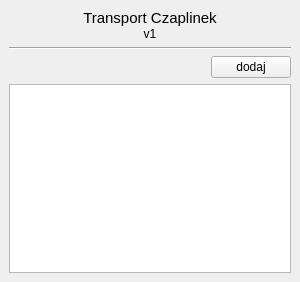
<?xml version="1.0" encoding="UTF-8"?>
<ui version="4.0">
 <class>Form</class>
 <widget class="QWidget" name="Form">
  <property name="geometry">
   <rect>
    <x>0</x>
    <y>0</y>
    <width>300</width>
    <height>282</height>
   </rect>
  </property>
  <property name="windowTitle">
   <string>Form</string>
  </property>
  <layout class="QGridLayout" name="gridLayout">
   <property name="leftMargin">
    <number>0</number>
   </property>
   <property name="topMargin">
    <number>0</number>
   </property>
   <property name="rightMargin">
    <number>0</number>
   </property>
   <property name="bottomMargin">
    <number>0</number>
   </property>
   <property name="spacing">
    <number>0</number>
   </property>
   <item row="0" column="0">
    <widget class="QWidget" name="widget" native="true">
     <layout class="QVBoxLayout" name="verticalLayout_3">
      <item>
       <widget class="QWidget" name="widget_2" native="true">
        <layout class="QVBoxLayout" name="verticalLayout">
         <property name="spacing">
          <number>0</number>
         </property>
         <property name="leftMargin">
          <number>0</number>
         </property>
         <property name="topMargin">
          <number>0</number>
         </property>
         <property name="rightMargin">
          <number>0</number>
         </property>
         <property name="bottomMargin">
          <number>0</number>
         </property>
         <item>
          <widget class="QLabel" name="label">
           <property name="font">
            <font>
             <pointsize>11</pointsize>
            </font>
           </property>
           <property name="text">
            <string>Transport Czaplinek</string>
           </property>
           <property name="alignment">
            <set>Qt::AlignCenter</set>
           </property>
          </widget>
         </item>
         <item>
          <widget class="QLabel" name="label_2">
           <property name="text">
            <string>v1</string>
           </property>
           <property name="alignment">
            <set>Qt::AlignCenter</set>
           </property>
          </widget>
         </item>
        </layout>
       </widget>
      </item>
      <item>
       <widget class="Line" name="line">
        <property name="orientation">
         <enum>Qt::Horizontal</enum>
        </property>
       </widget>
      </item>
      <item>
       <widget class="QWidget" name="widget_3" native="true">
        <layout class="QHBoxLayout" name="horizontalLayout">
         <property name="spacing">
          <number>0</number>
         </property>
         <property name="leftMargin">
          <number>0</number>
         </property>
         <property name="topMargin">
          <number>0</number>
         </property>
         <property name="rightMargin">
          <number>0</number>
         </property>
         <property name="bottomMargin">
          <number>0</number>
         </property>
         <item>
          <spacer name="horizontalSpacer">
           <property name="orientation">
            <enum>Qt::Horizontal</enum>
           </property>
           <property name="sizeHint" stdset="0">
            <size>
             <width>204</width>
             <height>20</height>
            </size>
           </property>
          </spacer>
         </item>
         <item>
          <widget class="QPushButton" name="btn_zapisz">
           <property name="text">
            <string>dodaj</string>
           </property>
          </widget>
         </item>
        </layout>
       </widget>
      </item>
      <item>
       <widget class="QTableWidget" name="tab_dane"/>
      </item>
     </layout>
    </widget>
   </item>
  </layout>
 </widget>
 <resources/>
 <connections/>
</ui>
